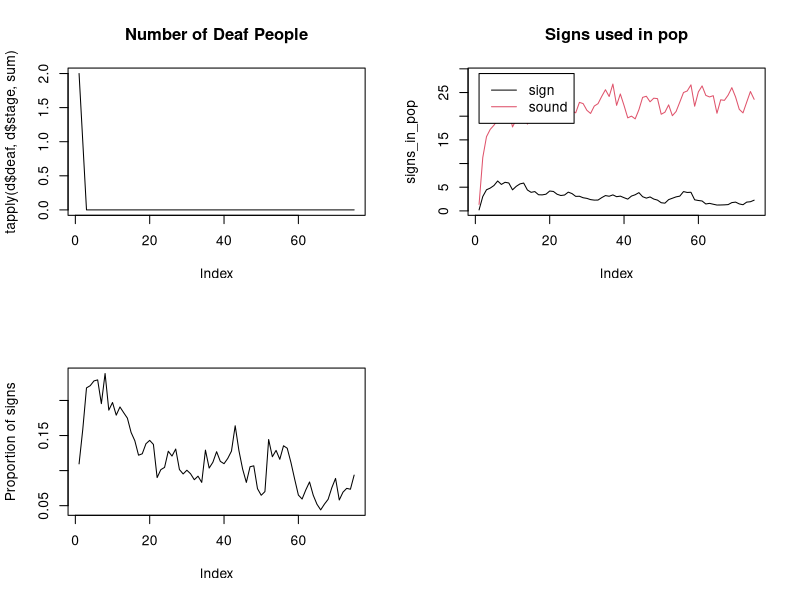

Reproduce this figure in R.
setwd("~/Documents/MPI/EmergingLanguages/SignSpeechConnieBill/Model/analysis/")

d = read.csv("../results/text.tab")

names(d) = c("stage","id","deaf","signs","sounds")

par(mfrow=c(2,2))

plot(tapply(d$deaf,d$stage,sum),type='l',main="Number of Deaf People")


signs_in_pop = tapply(d$signs,d$stage,mean)
sounds_in_pop = tapply(d$sounds,d$stage,mean)

plot(signs_in_pop,col=1,type='l', main='Signs used in pop', ylim=range(c(sounds_in_pop,signs_in_pop)))
lines(sounds_in_pop,col=2)
legend(1,max(c(signs_in_pop,sounds_in_pop)),legend=c("sign","sound"),col=1:2, lty=1)


d$prop.signs = d$signs/(d$signs+d$sounds)
d$prop.signs[is.nan(d$prop.signs)] = 0
balance = tapply(d$prop.signs,d$stage,mean,na.rm=T)

balance.hearing = tapply(d$prop.signs[d$deaf==0],d$stage[d$deaf==0],mean,na.rm=T)
plot(balance.hearing,type='l', main='', ylab='Proportion of signs')